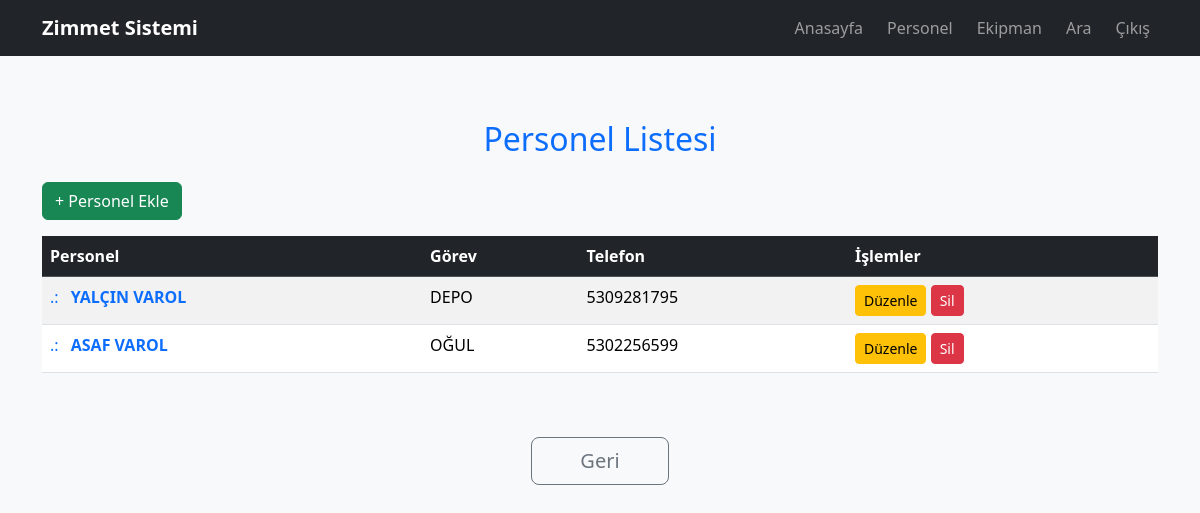
The page /personnel (signed in) on the database its author committed.
### app.py (models this page shows)
class Personnel(db.Model):
    id = db.Column(db.Integer, primary_key=True)
    name = db.Column(db.String(100), nullable=False)
    surname = db.Column(db.String(100), nullable=False)
    duty = db.Column(db.String(100))
    phone = db.Column(db.String(20))
    description = db.Column(db.Text)

### app.py (the view)
@app.route('/personnel')
def personnel_list():
    if not (session.get('is_manager') or session.get('is_guest')):
        return redirect(url_for('index'))
    return render_template('personnel_list.html',
                         personnels=Personnel.query.all(),
                         is_manager=session.get('is_manager', False),
                         is_guest=session.get('is_guest', False))

### templates/personnel_list.html (shortened to what this page needs)
<!DOCTYPE html>
<html lang="tr">
<head>
    <link href="https://cdn.jsdelivr.net/npm/bootstrap@5.3.3/dist/css/bootstrap.min.css" rel="stylesheet">
    <link href="https://cdn.jsdelivr.net/npm/bootstrap-icons@1.11.0/font/bootstrap-icons.css" rel="stylesheet">
</head>
<body class="bg-light">
    <nav class="navbar navbar-expand-lg navbar-dark bg-dark fixed-top">
        <div class="container">
            <a class="navbar-brand fw-bold" href="/">Zimmet Sistemi</a>
            <div class="collapse navbar-collapse">
                <ul class="navbar-nav ms-auto">
                    <li class="nav-item"><a class="nav-link btn btn-outline-light me-2" href="/">Anasayfa</a></li>
                    <li class="nav-item"><a class="nav-link btn btn-outline-primary me-2" href="/personnel">Personel</a></li>
                    {% if is_manager %}
                    <li class="nav-item"><a class="nav-link btn btn-outline-success me-2" href="/equipment">Ekipman</a></li>
                    <li class="nav-item"><a class="nav-link btn btn-outline-info me-2" href="/search">Ara</a></li>
                    {% endif %}
                    <li class="nav-item"><a class="nav-link btn btn-outline-danger" href="/logout">Çıkış</a></li>
                </ul>
            </div>
        </div>
    </nav>
    <div class="container pt-5 mt-5">
        <h2 class="my-4 text-center text-primary">Personel Listesi</h2>
        {% if is_manager %}<a href="/add_personnel" class="btn btn-success mb-3">+ Personel Ekle</a>{% endif %}
        <div class="table-responsive">
            <table class="table table-striped table-hover">
                <thead class="table-dark">
                    <tr>
                        <th>Personel</th>
                        <th>Görev</th>
                        <th>Telefon</th>
                        {% if is_manager %}<th>İşlemler</th>{% endif %}
                    </tr>
                </thead>
                <tbody>
                    {% for p in personnels %}
                    <tr>
                        <td>
                            <a href="/personnel_detail/{{ p.id }}" class="text-decoration-none">
                                <span class="me-2">.:</span> <strong>{{ p.name }} {{ p.surname }}</strong>
                            </a>
                        </td>
                        <td>{{ p.duty or '-' }}</td>
                        <td>{{ p.phone or '-' }}</td>
                        {% if is_manager %}
                        <td>
                            <a href="/edit_personnel/{{ p.id }}" class="btn btn-warning btn-sm">Düzenle</a>
                            <a href="/delete_personnel/{{ p.id }}" class="btn btn-danger btn-sm" onclick="return confirm('Silinsin mi?')">Sil</a>
                        </td>
                        {% endif %}
                    </tr>
                    {% endfor %}
                </tbody>
            </table>
        </div>
        <div class="text-center mt-5">
            <button onclick="history.back()" class="btn btn-outline-secondary btn-lg px-5">Geri</button>
        </div>
    </div>
</body>
</html>

### rows shown on the page
Personnel: name "YALÇIN", surname "VAROL", duty "DEPO", phone "5309281795"
Personnel: name "ASAF", surname "VAROL", duty "OĞUL", phone "5302256599"
